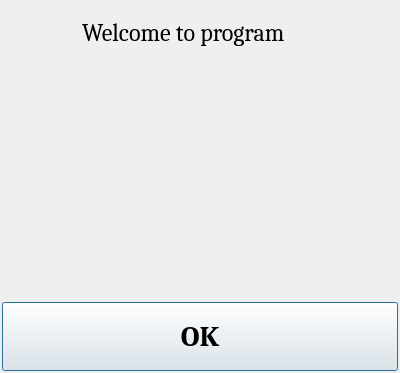
<?xml version="1.0" encoding="UTF-8"?>
<ui version="4.0">
 <class>Dialog</class>
 <widget class="QDialog" name="Dialog">
  <property name="geometry">
   <rect>
    <x>0</x>
    <y>0</y>
    <width>400</width>
    <height>373</height>
   </rect>
  </property>
  <property name="minimumSize">
   <size>
    <width>400</width>
    <height>373</height>
   </size>
  </property>
  <property name="maximumSize">
   <size>
    <width>400</width>
    <height>373</height>
   </size>
  </property>
  <property name="windowTitle">
   <string>Dialog</string>
  </property>
  <widget class="QLabel" name="welcome_label">
   <property name="geometry">
    <rect>
     <x>82</x>
     <y>16</y>
     <width>224</width>
     <height>34</height>
    </rect>
   </property>
   <property name="font">
    <font>
     <family>Cambria</family>
     <pointsize>18</pointsize>
    </font>
   </property>
   <property name="text">
    <string>Welcome to program</string>
   </property>
  </widget>
  <widget class="QPushButton" name="welcome_button">
   <property name="geometry">
    <rect>
     <x>2</x>
     <y>302</y>
     <width>396</width>
     <height>69</height>
    </rect>
   </property>
   <property name="font">
    <font>
     <family>Cambria</family>
     <pointsize>22</pointsize>
     <weight>75</weight>
     <bold>true</bold>
    </font>
   </property>
   <property name="text">
    <string>OK</string>
   </property>
  </widget>
  <widget class="QLabel" name="welcome_picture">
   <property name="geometry">
    <rect>
     <x>0</x>
     <y>52</y>
     <width>400</width>
     <height>245</height>
    </rect>
   </property>
   <property name="styleSheet">
    <string notr="true">background-image: url(:/newPrefix/ddos_image.png);</string>
   </property>
   <property name="text">
    <string/>
   </property>
  </widget>
 </widget>
 <resources>
  <include location="picture.qrc"/>
 </resources>
 <connections/>
</ui>
